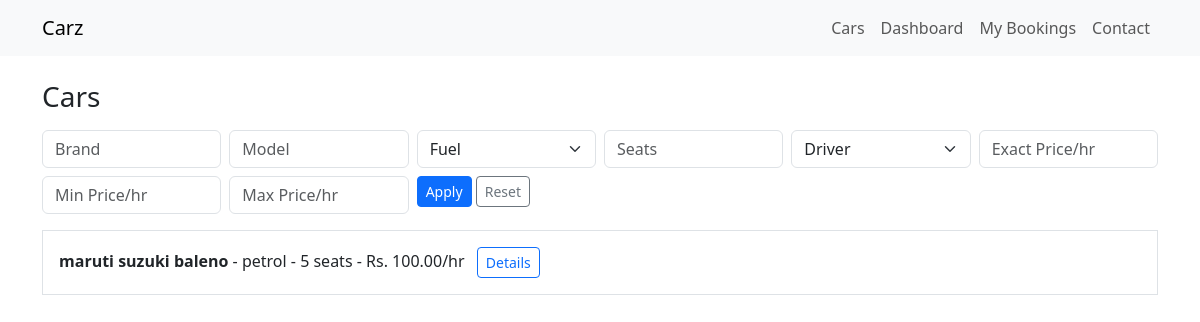
Page /cars/ on the earlier database version.
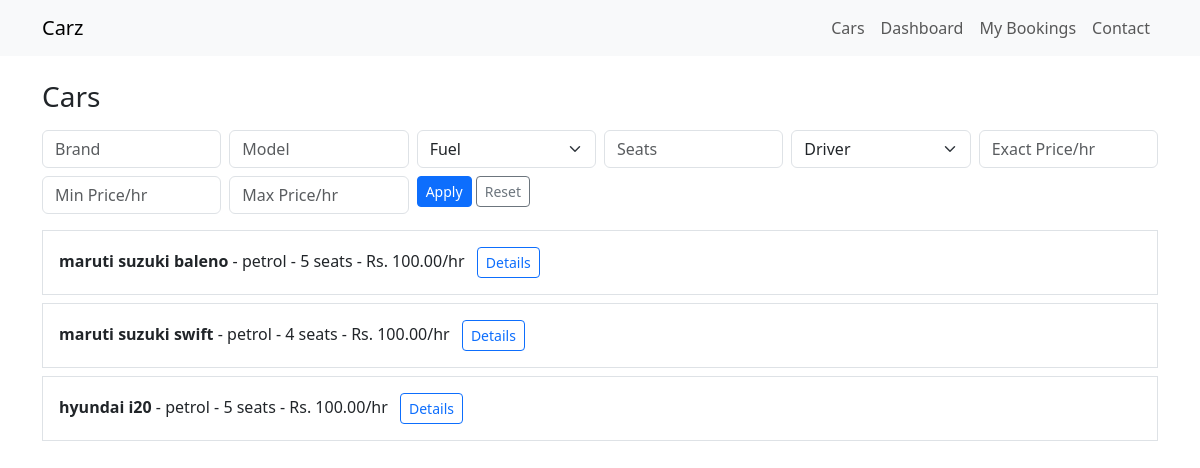
Same page on the later database version.
### apps/cars/models.py (models this page shows, shortened)
class Car(models.Model):
    class FuelType(models.TextChoices):
        PETROL = "petrol", "Petrol"
        DIESEL = "diesel", "Diesel"
        CNG = "cng", "CNG"
        ELECTRIC = "electric", "Electric"
    class Transmission(models.TextChoices):
        MANUAL = "manual", "Manual"
        AUTOMATIC = "automatic", "Automatic"
    class Status(models.TextChoices):
        AVAILABLE = "available", "Available"
        BOOKED = "booked", "Booked"
        UNDER_SERVICE = "under_service", "Under Service"
        NOT_AVAILABLE = "not_available", "Not Available"
    brand = models.CharField(max_length=100, db_index=True)
    model = models.CharField(max_length=100, db_index=True)
    year = models.PositiveIntegerField()
    color = models.CharField(max_length=50)
    fuel_type = models.CharField(max_length=20, choices=FuelType.choices, db_index=True)
    transmission = models.CharField(max_length=20, choices=Transmission.choices)
    seating_capacity = models.PositiveSmallIntegerField(db_index=True)
    description = models.TextField(blank=True)
    is_driver_available = models.BooleanField(default=False, db_index=True)
    status = models.CharField(max_length=20, choices=Status.choices, default=Status.AVAILABLE, db_index=True)

class CarPricing(models.Model):
    car = models.OneToOneField(Car, related_name="pricing", on_delete=models.CASCADE)
    hourly_rate = models.DecimalField(max_digits=10, decimal_places=2)
    half_day_rate = models.DecimalField(max_digits=10, decimal_places=2)
    full_day_rate = models.DecimalField(max_digits=10, decimal_places=2)
    per_day_rate = models.DecimalField(max_digits=10, decimal_places=2)

### apps/cars/views.py (the view)
# urls.py: path("", CarListView.as_view(), name="car-list"),
class CarListView(ListView):
    template_name = "cars/car_list.html"
    model = Car
    context_object_name = "cars"
    paginate_by = 12
    def get_queryset(self):
        qs = Car.objects.select_related("pricing").filter(status=Car.Status.AVAILABLE)
        brand = self.request.GET.get("brand")
        model = self.request.GET.get("model")
        fuel_type = self.request.GET.get("fuel_type")
        seating_capacity = self.request.GET.get("seating_capacity")
        driver_available = self.request.GET.get("driver_available")
        min_price = self.request.GET.get("min_price")
        max_price = self.request.GET.get("max_price")
        exact_price = self.request.GET.get("price")
        if brand:
            qs = qs.filter(brand__icontains=brand)
        if model:
            qs = qs.filter(model__icontains=model)
        if fuel_type:
            qs = qs.filter(fuel_type=fuel_type)
        if seating_capacity:
            qs = qs.filter(seating_capacity=seating_capacity)
        if driver_available in ["true", "false"]:
            qs = qs.filter(is_driver_available=(driver_available == "true"))
        if exact_price:
            qs = qs.filter(pricing__hourly_rate=exact_price)
        if min_price:
            qs = qs.filter(pricing__hourly_rate__gte=min_price)
        if max_price:
            qs = qs.filter(pricing__hourly_rate__lte=max_price)
        return qs

### templates/cars/car_list.html (shortened to what this page needs)
{% extends "base.html" %}
{% block content %}
<h1 class="h3 mb-3">Cars</h1>
<form method="get" class="row g-2 mb-3">
  <div class="col-md-2"><input class="form-control" type="text" name="brand" placeholder="Brand" value="{{ request.GET.brand }}"></div>
  <div class="col-md-2"><input class="form-control" type="text" name="model" placeholder="Model" value="{{ request.GET.model }}"></div>
  <div class="col-md-2">
    <select class="form-select" name="fuel_type">
      <option value="">Fuel</option>
    </select>
  </div>
  <div class="col-md-2"><input class="form-control" type="number" name="seating_capacity" placeholder="Seats" value="{{ request.GET.seating_capacity }}"></div>
  <div class="col-md-2">
    <select class="form-select" name="driver_available">
      <option value="">Driver</option>
    </select>
  </div>
  <div class="col-md-2"><input class="form-control" type="number" step="0.01" name="price" placeholder="Exact Price/hr" value="{{ request.GET.price }}"></div>
  <div class="col-md-2"><input class="form-control" type="number" step="0.01" name="min_price" placeholder="Min Price/hr" value="{{ request.GET.min_price }}"></div>
  <div class="col-md-2"><input class="form-control" type="number" step="0.01" name="max_price" placeholder="Max Price/hr" value="{{ request.GET.max_price }}"></div>
  <div class="col-md-3">
    <button class="btn btn-primary btn-sm" type="submit">Apply</button>
    <a class="btn btn-outline-secondary btn-sm" href="{% url 'car-list' %}">Reset</a>
  </div>
</form>
{% for car in cars %}
  <div class="border p-3 mb-2">
    <strong>{{ car.brand }} {{ car.model }}</strong> - {{ car.fuel_type }} - {{ car.seating_capacity }} seats - Rs. {{ car.pricing.hourly_rate }}/hr
    <a href="{% url 'car-detail' car.id %}" class="btn btn-outline-primary btn-sm ms-2">Details</a>
  </div>
{% empty %}<p>No cars found.</p>{% endfor %}
{% endblock %}

### templates/base.html (shortened to what this page needs)
<!doctype html>
<html lang="en">
<head>
  <link href="https://cdn.jsdelivr.net/npm/bootstrap@5.3.3/dist/css/bootstrap.min.css" rel="stylesheet">
</head>
<body>
<nav class="navbar navbar-expand-lg bg-light mb-4">
  <div class="container">
    <a class="navbar-brand" href="/">Carz</a>
    <div class="navbar-nav">
      <a class="nav-link" href="/cars/">Cars</a>
      <a class="nav-link" href="/dashboard/">Dashboard</a>
      <a class="nav-link" href="/bookings/my/">My Bookings</a>
      <a class="nav-link" href="/contact/">Contact</a>
    </div>
  </div>
</nav>
<main class="container">
  {% block content %}{% endblock %}
</main>
</body>
</html>

Differences in the rows shown:
added Car: brand "maruti suzuki", model "swift", fuel_type "petrol", seating_capacity "4", pricing.hourly_rate "100.00"
added Car: brand "hyundai", model "i20", fuel_type "petrol", seating_capacity "5", pricing.hourly_rate "100.00"
